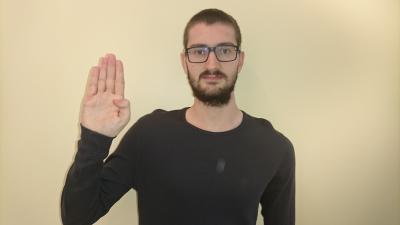
#> input picture Base d'images test/7.jpg, 400 x 225 px, found by its file name
$ python classification.py
#> lines starting #> are read from the running program, lines starting #| are printed output that depends on the picture
#> further down, image is the input picture: shape (225, 400, 3); mean B, G, R 131.1, 157.1, 170.4
import cv2
import numpy as np
from sklearn.cluster import MeanShift,KMeans
import matplotlib.pyplot as plt

def findcluster(features_vector,cluster_centers):
    data=cluster_centers-features_vector
    return(min(np.linalg.norm(data,ord=1,axis=2)))

def createCluster(base):
     """"Renvoie les clusters de la base
     base n vecteur de m features """
     nbcluster=10
     kmeans=KMeans(nbcluster).fit(base)
     return(kmeans.cluster_centers_)


def segmenatationMain(image):
    """"Fonction qui binarise l'image de la main
    input : image centrée sur la main
    output : image binaire d la main """
    taille=(64,64)
    if np.size(image)!=taille:
        image=cv2.resize(image,taille)
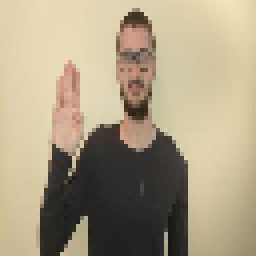
#> image: shape (64, 64, 3) (shown 4 times larger); mean of channels 0, 1, 2 131.2, 157.2, 170.5; drawn as B, G, R
    imLab=cv2.cvtColor(image,cv2.COLOR_BGR2LAB)
#> imLab: shape (64, 64, 3); mean of channels 0, 1, 2 163.3, 128.6, 142.9
    plana=np.reshape(imLab[:,:,1],taille[1]*taille[0])
#> plana = 4096 values, max 153 at index 1105, min 122 at index 979, mean 128.6
    planb=np.reshape(imLab[:,:,2],taille[1]*taille[0])
#> planb = 4096 values, max 153 at index 1023, min 125 at index 2580, mean 142.9
    data=np.concatenate((np.atleast_2d(plana).T,np.atleast_2d(planb).T),axis=1)
#> data = 4096 pairs, first value 122 to 153, second value 125 to 153
    bdw=10
#> (the run stopped early here; a loop or call above may not have finished)

$ run again, with Base d'images test/1.jpg copied over Base d'images test/7.jpg
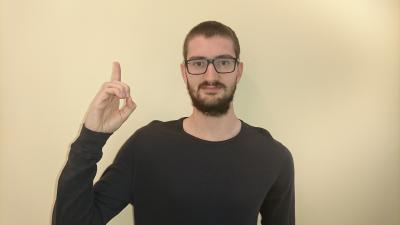
#> input picture Base d'images test/1.jpg, 400 x 225 px, found by its file name
#> image is the input picture: shape (225, 400, 3); mean B, G, R 135.1, 162.2, 176.4
#> in segmenatationMain, `image=cv2.resize(image,taille)`:
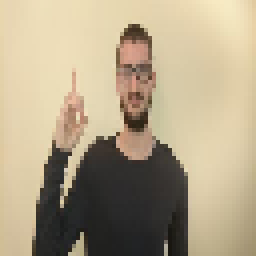
#> image: shape (64, 64, 3) (shown 4 times larger); mean of channels 0, 1, 2 135.3, 162.4, 176.5; drawn as B, G, R
#> imLab: shape (64, 64, 3); mean of channels 0, 1, 2 168.4, 128.8, 143.5
#> plana = 4096 values, max 151 at index 1313, min 122 at index 1383, mean 128.8
#> planb = 4096 values, max 153 at index 2206, min 125 at index 2899, mean 143.5
#> data = 4096 pairs, first value 122 to 151, second value 125 to 153

$ run again, with Base d'images test/10.jpg copied over Base d'images test/7.jpg
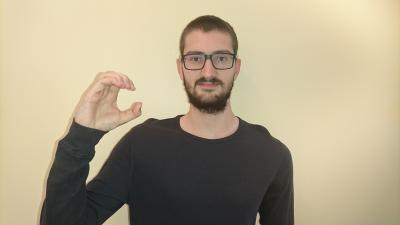
#> input picture Base d'images test/10.jpg, 400 x 225 px, found by its file name
#> image is the input picture: shape (225, 400, 3); mean B, G, R 137, 162.5, 174.5
#> in segmenatationMain, `image=cv2.resize(image,taille)`:
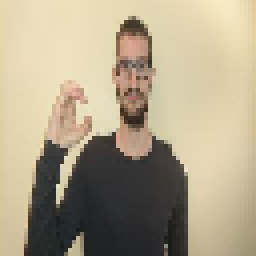
#> image: shape (64, 64, 3) (shown 4 times larger); mean of channels 0, 1, 2 136.9, 162.4, 174.4; drawn as B, G, R
#> imLab: shape (64, 64, 3); mean of channels 0, 1, 2 168, 128.2, 142.4
#> plana = 4096 values, max 153 at index 1569, min 121 at index 1893, mean 128.2
#> planb = 4096 values, max 154 at index 2250, min 122 at index 2638, mean 142.4
#> data = 4096 pairs, first value 121 to 153, second value 122 to 154
